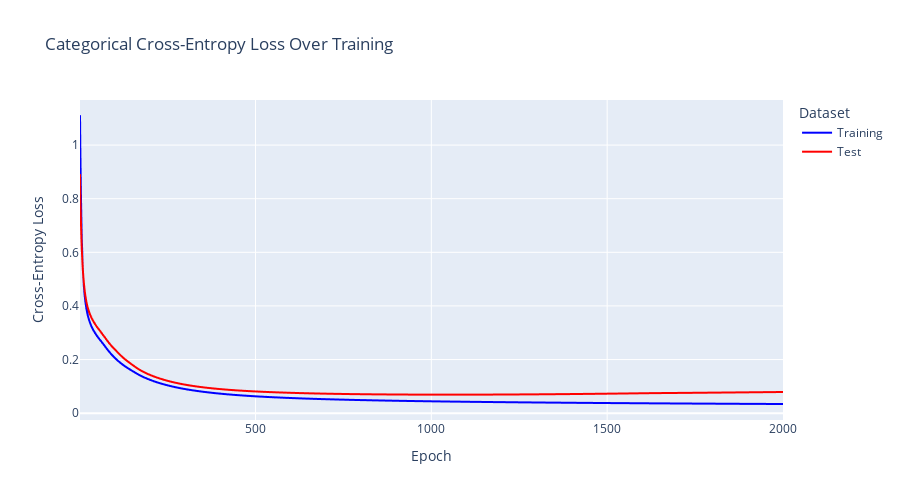
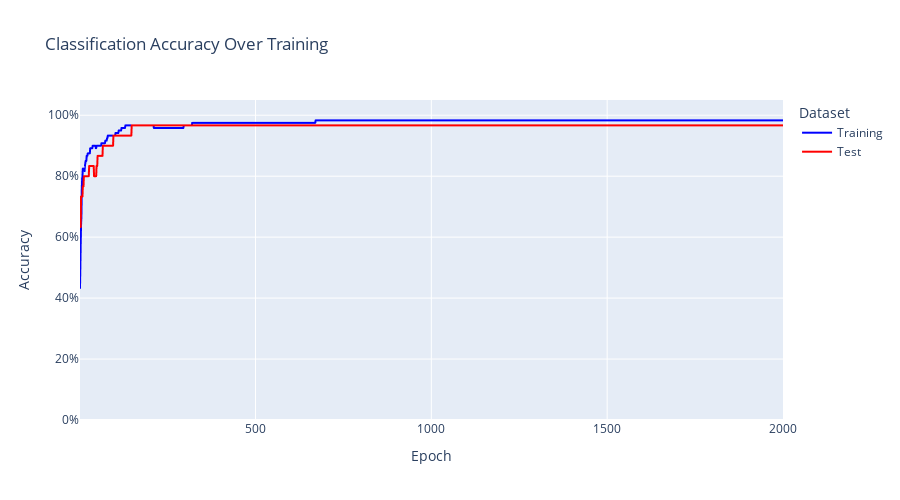

The cell these charts' notebook holds for them, in order:
### Markdown cell above
## 6. Visualisatie van Training Proces

We visualiseren hoe de loss en accuracy evolueren tijdens training.

### Code cell
# Create DataFrames for plotting
epochs = np.arange(1, n_epochs + 1)

# Loss history
loss_df = pd.DataFrame(
    {
        "Epoch": np.tile(epochs, 2),
        "Loss": train_losses + test_losses,
        "Dataset": ["Training"] * n_epochs + ["Test"] * n_epochs,
    }
)

# Plot loss
fig_loss = px.line(
    loss_df,
    x="Epoch",
    y="Loss",
    color="Dataset",
    title="Categorical Cross-Entropy Loss Over Training",
    labels={"Loss": "Cross-Entropy Loss"},
    color_discrete_map={"Training": "blue", "Test": "red"},
    width=900,
    height=500,
)
fig_loss.show()

# Accuracy history
acc_df = pd.DataFrame(
    {
        "Epoch": np.tile(epochs, 2),
        "Accuracy": train_accuracies + test_accuracies,
        "Dataset": ["Training"] * n_epochs + ["Test"] * n_epochs,
    }
)

# Plot accuracy
fig_acc = px.line(
    acc_df,
    x="Epoch",
    y="Accuracy",
    color="Dataset",
    title="Classification Accuracy Over Training",
    color_discrete_map={"Training": "blue", "Test": "red"},
    width=900,
    height=500,
)
fig_acc.update_yaxes(tickformat=".0%", range=[0, 1.05])
fig_acc.show()

### Figure 1 — Plotly figure (JSON) as saved in the notebook; plotly's stock layout.template omitted (floating-point values rounded to 4 significant figures; data arrays with more than 128 entries replaced by an {"elided": "..."} marker saying what was removed)
{"data": [{"hovertemplate": "Dataset=Training<br>Epoch=%{x}<br>Cross-Entropy Loss=%{y}<extra></extra>", "legendgroup": "Training", "line": {"color": "blue", "dash": "solid"}, "marker": {"symbol": "circle"}, "mode": "lines", "name": "Training", "showlegend": true, "type": "scattergl", "x": {"elided": "2000 int values"}, "xaxis": "x", "y": {"elided": "2000 float values"}, "yaxis": "y"}, {"hovertemplate": "Dataset=Test<br>Epoch=%{x}<br>Cross-Entropy Loss=%{y}<extra></extra>", "legendgroup": "Test", "line": {"color": "red", "dash": "solid"}, "marker": {"symbol": "circle"}, "mode": "lines", "name": "Test", "showlegend": true, "type": "scattergl", "x": {"elided": "2000 int values"}, "xaxis": "x", "y": {"elided": "2000 float values"}, "yaxis": "y"}], "layout": {"height": 500, "legend": {"title": {"text": "Dataset"}, "tracegroupgap": 0}, "title": {"text": "Categorical Cross-Entropy Loss Over Training"}, "width": 900, "xaxis": {"anchor": "y", "domain": [0, 1], "title": {"text": "Epoch"}}, "yaxis": {"anchor": "x", "domain": [0, 1], "title": {"text": "Cross-Entropy Loss"}}}}

### Figure 2 — Plotly figure (JSON) as saved in the notebook; plotly's stock layout.template omitted (floating-point values rounded to 4 significant figures; data arrays with more than 128 entries replaced by an {"elided": "..."} marker saying what was removed)
{"data": [{"hovertemplate": "Dataset=Training<br>Epoch=%{x}<br>Accuracy=%{y}<extra></extra>", "legendgroup": "Training", "line": {"color": "blue", "dash": "solid"}, "marker": {"symbol": "circle"}, "mode": "lines", "name": "Training", "showlegend": true, "type": "scattergl", "x": {"elided": "2000 int values"}, "xaxis": "x", "y": {"elided": "2000 float values"}, "yaxis": "y"}, {"hovertemplate": "Dataset=Test<br>Epoch=%{x}<br>Accuracy=%{y}<extra></extra>", "legendgroup": "Test", "line": {"color": "red", "dash": "solid"}, "marker": {"symbol": "circle"}, "mode": "lines", "name": "Test", "showlegend": true, "type": "scattergl", "x": {"elided": "2000 int values"}, "xaxis": "x", "y": {"elided": "2000 float values"}, "yaxis": "y"}], "layout": {"height": 500, "legend": {"title": {"text": "Dataset"}, "tracegroupgap": 0}, "title": {"text": "Classification Accuracy Over Training"}, "width": 900, "xaxis": {"anchor": "y", "domain": [0, 1], "title": {"text": "Epoch"}}, "yaxis": {"anchor": "x", "domain": [0, 1], "range": [0, 1.05], "tickformat": ".0%", "title": {"text": "Accuracy"}}}}
